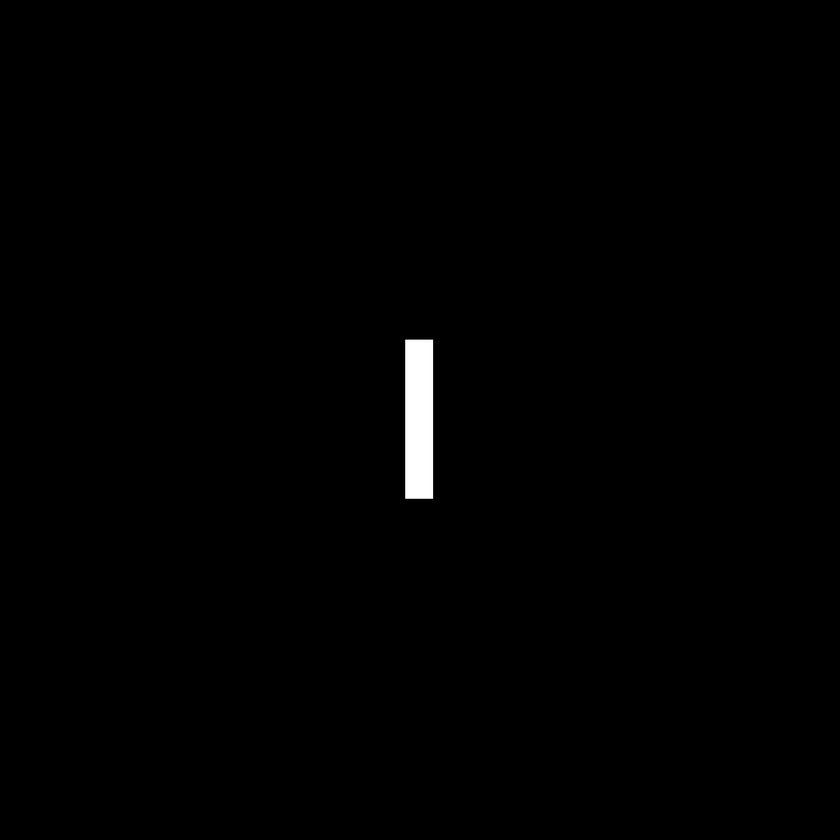
#> input picture image/CH3/04001.tif, 840 x 840 px, shrunk from 1024 x 1024 before the run, found by its file name
$ python 4_4.py
#> lines starting #> are read from the running program, lines starting #| are printed output that depends on the picture
#> further down, img is the input picture: shape (840, 840, 3); min 0, max 255, mean 1.6
import cv2 as cv  # 导入OpenCV 库
import numpy as np  # 导入Numpy 库
import matplotlib.pyplot as plt


# from matplotlib import pyplot as plt

# 傅里叶变换函数
def myDFTandGLPF(myImg):
    # 1. 数据格式转换
    floatImg = myImg.astype(np.float32)
    # 2. 傅里叶变换
    dft = cv.dft(floatImg, flags=cv.DFT_COMPLEX_OUTPUT)
    # 3. 中心化
    dftShift = np.fft.fftshift(dft)
    # 4. 高斯低通滤波器 GLPF
    # 设置截止频率
    D0 = 50
    # 创建滤波器函数H
    height, width = dftShift.shape[:2]
#> height = 840; width = 840
    H = np.zeros((width, height, 2), dtype=np.float32)
    for u in range(width):
        for v in range(height):
            H[u, v] = np.exp(-((u - height // 2) ** 2 + (v - width // 2) ** 2) / (2 * D0 ** 2))

    # 高斯低通滤波
    GLPF = H * dftShift
    # 5. 去中心化
    iShift = np.fft.ifftshift(GLPF)
    # 6. 傅里叶逆变换
    idft = cv.idft(iShift)
    # 7. 重建图像
    idftAmp = cv.magnitude(idft[:, :, 0], idft[:, :, 1])
    rebuild = cv.normalize(idftAmp, None, 0, 255, cv.NORM_MINMAX).astype(np.uint8)
    ### 频谱结果
    #
    dftAmp = cv.magnitude(dft[:, :, 0], dft[:, :, 1])
    ampLog = np.log1p(dftAmp)
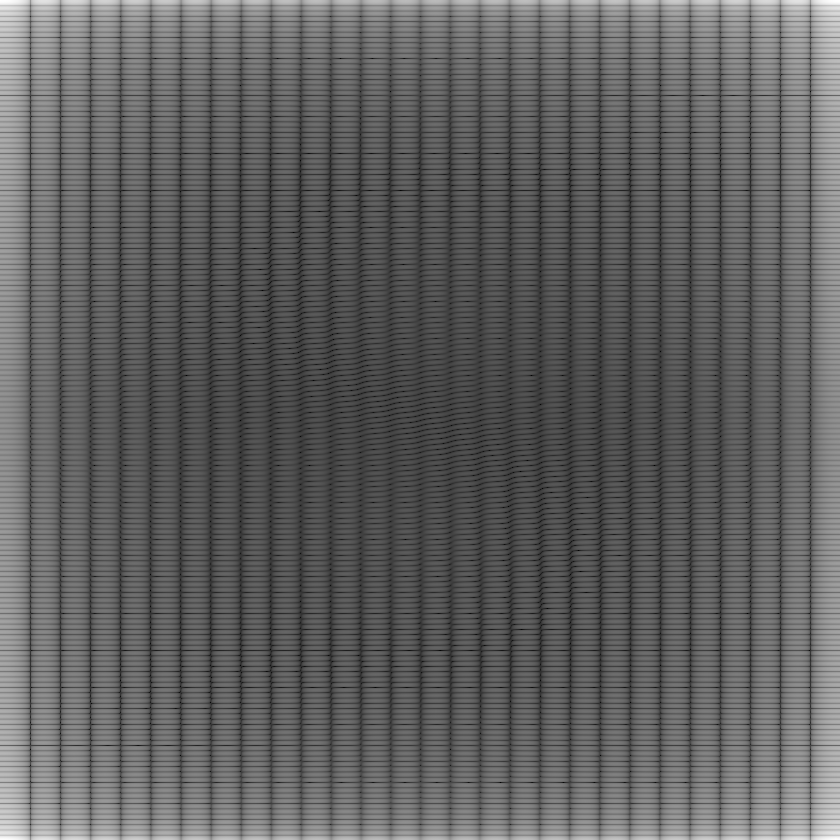
#> ampLog: shape (840, 840) float32; min 0.000172, max 13.94, mean 5.25; drawn with min black and max white
    # 中心化频谱
    dftAmpShift = cv.magnitude(dftShift[:, :, 0], dftShift[:, :, 1])
    # 频谱对数结果
    dftLogShift = np.log1p(dftAmpShift)
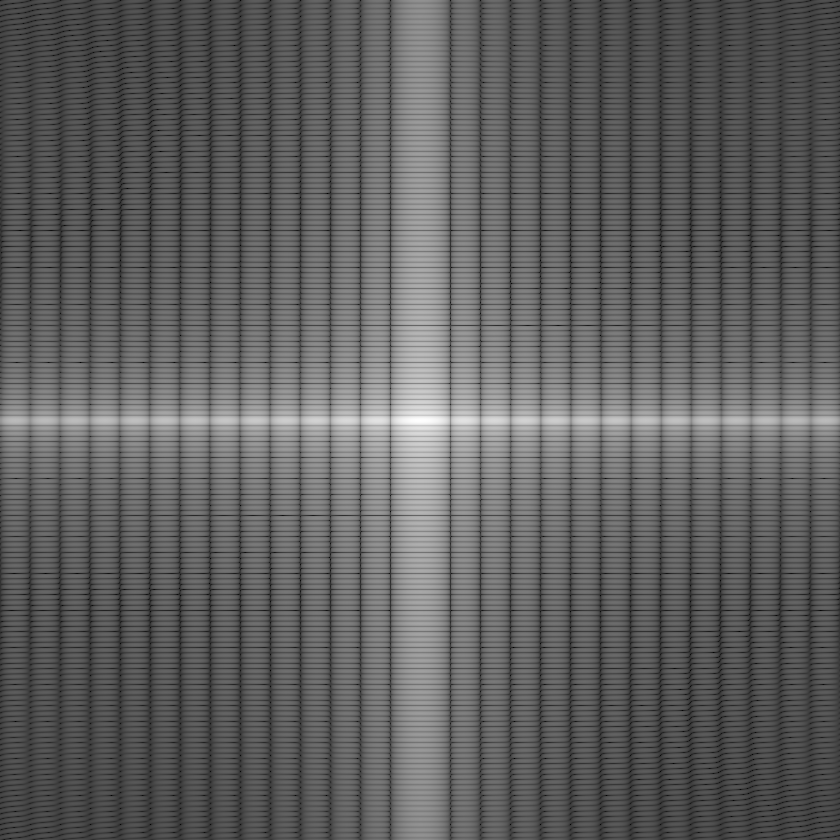
#> dftLogShift: shape (840, 840) float32; min 0.000172, max 13.94, mean 5.25; drawn with min black and max white
    # 相位谱
    phase = np.arctan2(dft[:, :, 1], dft[:, :, 0])  # 弧度制
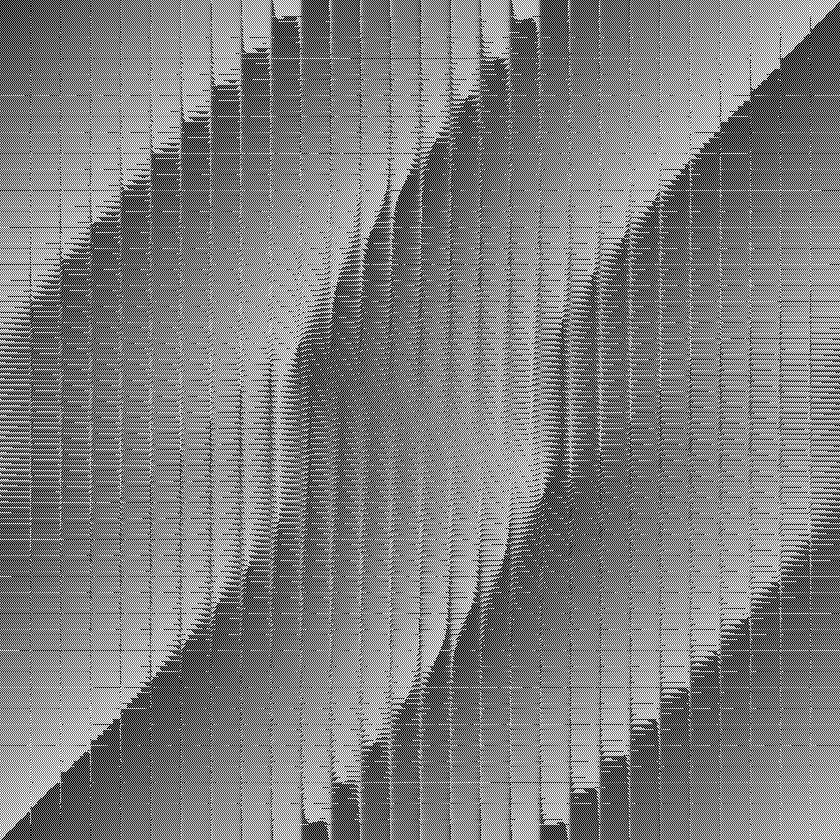
#> phase: shape (840, 840) float32; min -3.14, max 3.14, mean 4.45e-06; drawn with min black and max white
    dftPhi = phase / np.pi * 180  # 角度制
    # 返回重建图像、中心化频谱、频谱对数结果、相位谱
    return [rebuild, dftAmpShift, dftLogShift, dftPhi, H]


# 读取图像
img = cv.imread(r"E:\Digital_images\image\image\CH3\04001.tif")
# 转换色彩空间
grayImg = cv.cvtColor(img, cv.COLOR_BGR2GRAY)

GLPFimg = myDFTandGLPF(grayImg)
#> GLPFimg = 5 items

# 循环显示
imgList = [grayImg, GLPFimg[0], GLPFimg[4][:, :, 0]]
imgTitle = ['1. Original', '2. rebuild', '3. phase ',
            '4. Rotation', '5. log spectrogram', '6. phase',
            '7. Move    ', '8. log spectrogram', '9. phase']
imgStart = 141  # 子图起始位置，小于10幅子图时可用
imgNum = 3  # 子图数量，对应以上两个列表长度
for i in range(imgNum):
    plt.subplot(imgStart + i)
    plt.imshow(imgList[i], cmap='gray')
    plt.axis('off')
    plt.title(imgTitle[i])

ax = plt.subplot(144, projection='3d')
u, v = np.mgrid[-1:1:2.0 / grayImg.shape[1], -1:1:2.0 / grayImg.shape[0]]
# ax.plot_wireframe( u,v, ILPF ,rstride=100, cstride=10, linewidth=0.2)
ax.plot_surface(u, v, GLPFimg[4][:, :, 0], cmap='viridis')
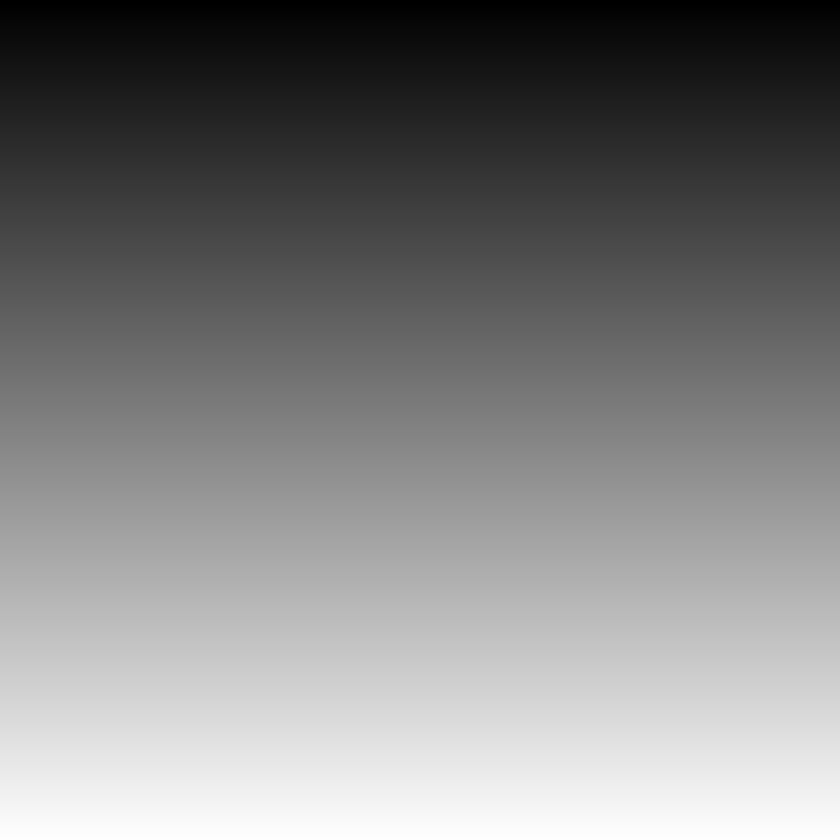
#> u: shape (840, 840) float64; min -1, max 0.998, mean -0.00119; drawn with min black and max white
plt.axis('off')

plt.show()
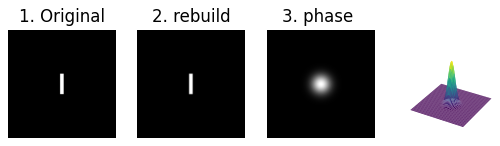
#> figure drawn by matplotlib, 4 panels

$ run again, with image/CH3/03161.tif copied over image/CH3/04001.tif
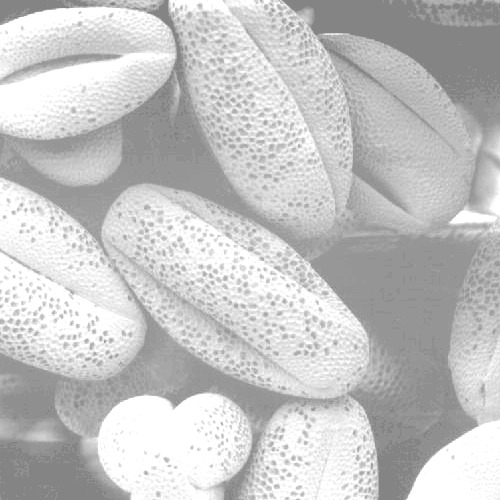
#> input picture image/CH3/03161.tif, 500 x 500 px, found by its file name
#> img is the input picture: shape (500, 500, 3); min 132, max 255, mean 196.4
#> in myDFTandGLPF, `phase = np.arctan2(dft[:, :, 1], dft[:, :, 0])`:
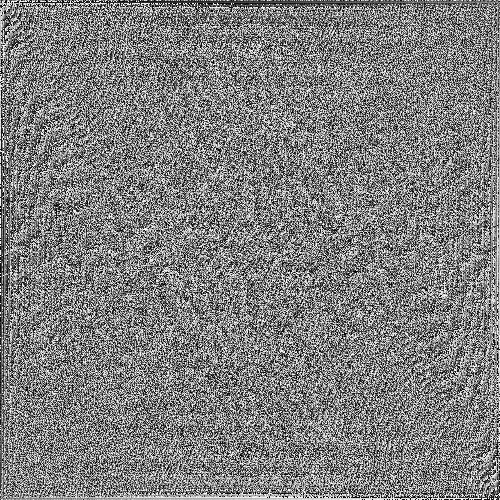
#> phase: shape (500, 500) float32; min -3.14, max 3.14, mean 1.26e-05; drawn with min black and max white
#> GLPFimg = 5 items
#> `plt.show()`:
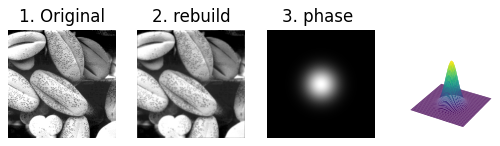
#> figure drawn by matplotlib, 4 panels
